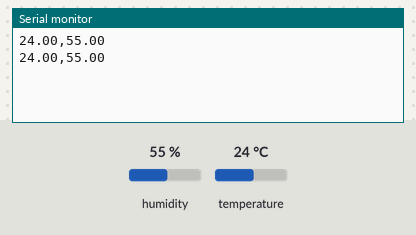
The sketch below on a simulated Arduino Uno, built with avr-gcc and run on an emulated ATmega328P. On the bench: the last lines printed to the serial monitor. Inputs (shaded band) come from the test bench; at power-on: humidity 55 %, temperature 24 °C.

Above: at 2.8 s.
2.9 s: humidity set to 22 %
At 4.9 s:
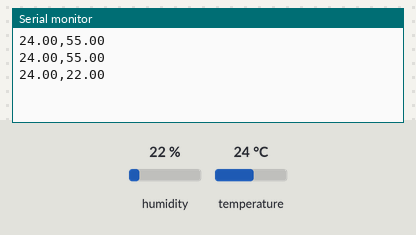
5.6 s: temperature set to 12 °C
At 7.3 s:
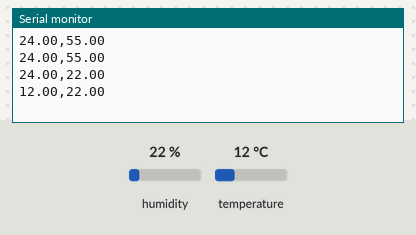
8.3 s: humidity set to 40 %
At 10.9 s:
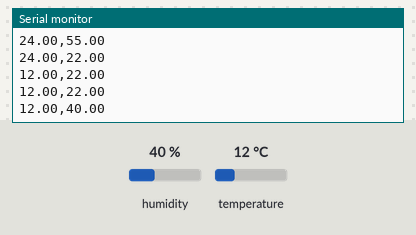
Timing chart, 0 to 12.4 s (numbered marks = the images above; inputs shaded):
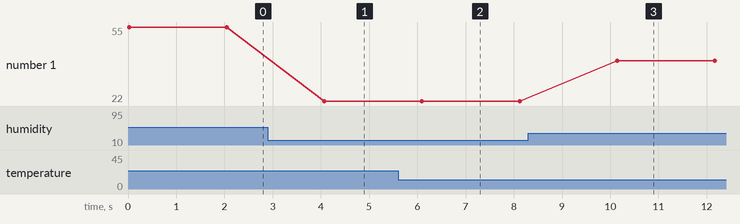

The sketch:

first.ino
```cpp
#include<DHT.h>
#define dhtPin 2
#define dhtType DHT11
DHT dht(dhtPin,dhtType);

void setup() {
  // put your setup code here, to run once:
  Serial.begin(9600);
  dht.begin();
}

void loop() {
  // put your main code here, to run repeatedly:
  float t=dht.readTemperature();
  float h=dht.readHumidity();
  if(isnan(t) || isnan(h)){
      Serial.println("No data Available");
      return;
    }
    Serial.print(t);
    Serial.print(",");
    Serial.print(h);
    Serial.println();
    delay(2000);
}
```

Measured:
- after the input at 2.9 s, the serial monitor: prints a new line after 1.2 s (image 1)
- after the input at 5.6 s, the serial monitor: prints a new line after 0.50 s (image 2)
- after the input at 8.3 s, the serial monitor: prints a new line after 1.8 s (image 3)
- plotted number 1: 55 → 22 after the input at 2.9 s, 22 → 40 after the input at 8.3 s
